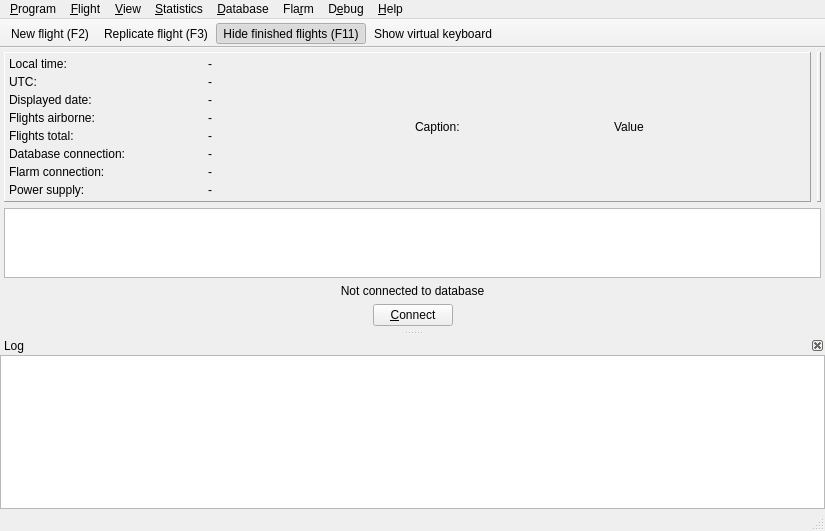
<?xml version="1.0" encoding="UTF-8"?>
<ui version="4.0">
 <class>MainWindowClass</class>
 <widget class="QMainWindow" name="MainWindowClass">
  <property name="geometry">
   <rect>
    <x>0</x>
    <y>0</y>
    <width>825</width>
    <height>531</height>
   </rect>
  </property>
  <property name="windowTitle">
   <string notr="true" extracomment="No translatable, set programmatically">Startkladde</string>
  </property>
  <property name="windowIcon">
   <iconset resource="../../../config/startkladde.qrc">
    <normaloff>:/graphics/icon.png</normaloff>:/graphics/icon.png</iconset>
  </property>
  <widget class="QWidget" name="centralwidget">
   <layout class="QVBoxLayout" stretch="0,1,1">
    <property name="margin">
     <number>4</number>
    </property>
    <item>
     <widget class="QWidget" name="topPane" native="true">
      <property name="minimumSize">
       <size>
        <width>0</width>
        <height>0</height>
       </size>
      </property>
      <layout class="QHBoxLayout" stretch="1,0">
       <property name="margin">
        <number>0</number>
       </property>
       <item>
        <widget class="QFrame" name="infoFrame">
         <property name="frameShape">
          <enum>QFrame::Panel</enum>
         </property>
         <property name="frameShadow">
          <enum>QFrame::Raised</enum>
         </property>
         <property name="lineWidth">
          <number>1</number>
         </property>
         <layout class="QHBoxLayout" name="horizontalLayout">
          <property name="margin">
           <number>0</number>
          </property>
          <item>
           <widget class="QWidget" name="infoPane" native="true">
            <layout class="QGridLayout" name="gridLayout" columnstretch="0,0">
             <property name="verticalSpacing">
              <number>4</number>
             </property>
             <property name="margin">
              <number>4</number>
             </property>
             <item row="0" column="0">
              <widget class="SkLabel" name="localTimeCaptionLabel">
               <property name="text">
                <string>Local time:</string>
               </property>
              </widget>
             </item>
             <item row="0" column="1">
              <widget class="SkLabel" name="localTimeLabel">
               <property name="text">
                <string notr="true" extracomment="No translatable, set programmatically">-</string>
               </property>
              </widget>
             </item>
             <item row="1" column="0">
              <widget class="SkLabel" name="utcTimeCaptionLabel">
               <property name="text">
                <string>UTC:</string>
               </property>
              </widget>
             </item>
             <item row="2" column="0">
              <widget class="SkLabel" name="displayDateCaptionLabel">
               <property name="text">
                <string>Displayed date:</string>
               </property>
              </widget>
             </item>
             <item row="3" column="0">
              <widget class="SkLabel" name="activeFlightsCaptionLabel">
               <property name="text">
                <string>Flights airborne:</string>
               </property>
              </widget>
             </item>
             <item row="4" column="0">
              <widget class="SkLabel" name="totalFlightsCaptionLabel">
               <property name="text">
                <string>Flights total:</string>
               </property>
              </widget>
             </item>
             <item row="6" column="0">
              <widget class="SkLabel" name="databaseStateCaptionLabel">
               <property name="text">
                <string>Database connection:</string>
               </property>
              </widget>
             </item>
             <item row="7" column="0">
              <widget class="SkLabel" name="flarmStateCaptionLabel">
               <property name="text">
                <string>Flarm connection:</string>
               </property>
              </widget>
             </item>
             <item row="8" column="0">
              <widget class="SkLabel" name="powerStateCaptionLabel">
               <property name="text">
                <string>Power supply:</string>
               </property>
              </widget>
             </item>
             <item row="1" column="1">
              <widget class="SkLabel" name="utcTimeLabel">
               <property name="text">
                <string notr="true" extracomment="No translatable, set programmatically">-</string>
               </property>
              </widget>
             </item>
             <item row="9" column="0">
              <spacer name="verticalSpacer">
               <property name="orientation">
                <enum>Qt::Vertical</enum>
               </property>
               <property name="sizeType">
                <enum>QSizePolicy::Expanding</enum>
               </property>
               <property name="sizeHint" stdset="0">
                <size>
                 <width>0</width>
                 <height>0</height>
                </size>
               </property>
              </spacer>
             </item>
             <item row="2" column="1">
              <widget class="SkLabel" name="displayDateLabel">
               <property name="text">
                <string notr="true" extracomment="No translatable, set programmatically">-</string>
               </property>
              </widget>
             </item>
             <item row="3" column="1">
              <widget class="SkLabel" name="activeFlightsLabel">
               <property name="text">
                <string notr="true" extracomment="No translatable, set programmatically">-</string>
               </property>
              </widget>
             </item>
             <item row="4" column="1">
              <widget class="SkLabel" name="totalFlightsLabel">
               <property name="text">
                <string notr="true" extracomment="No translatable, set programmatically">-</string>
               </property>
              </widget>
             </item>
             <item row="6" column="1">
              <widget class="SkLabel" name="databaseStateLabel">
               <property name="text">
                <string notr="true" extracomment="No translatable, set programmatically">-</string>
               </property>
              </widget>
             </item>
             <item row="7" column="1">
              <widget class="SkLabel" name="flarmStateLabel">
               <property name="text">
                <string notr="true" extracomment="No translatable, set programmatically">-</string>
               </property>
              </widget>
             </item>
             <item row="8" column="1">
              <widget class="AcpiWidget" name="powerStateLabel">
               <property name="text">
                <string notr="true" extracomment="No translatable, set programmatically">-</string>
               </property>
              </widget>
             </item>
            </layout>
           </widget>
          </item>
          <item>
           <widget class="QWidget" name="pluginPane" native="true">
            <layout class="QGridLayout" name="gridLayout_2" columnstretch="0,0">
             <property name="verticalSpacing">
              <number>4</number>
             </property>
             <property name="margin">
              <number>4</number>
             </property>
             <item row="0" column="0">
              <widget class="QLabel" name="label">
               <property name="text">
                <string notr="true" extracomment="Placeholder - will be removed">Caption:</string>
               </property>
              </widget>
             </item>
             <item row="0" column="1">
              <widget class="QLabel" name="label_2">
               <property name="text">
                <string notr="true" extracomment="Placeholder - will be removed">Value</string>
               </property>
              </widget>
             </item>
            </layout>
           </widget>
          </item>
         </layout>
        </widget>
       </item>
       <item>
        <widget class="QFrame" name="weatherFrame">
         <property name="minimumSize">
          <size>
           <width>4</width>
           <height>0</height>
          </size>
         </property>
         <property name="frameShape">
          <enum>QFrame::Panel</enum>
         </property>
         <property name="frameShadow">
          <enum>QFrame::Raised</enum>
         </property>
         <layout class="QHBoxLayout" name="horizontalLayout_2">
          <property name="margin">
           <number>0</number>
          </property>
         </layout>
        </widget>
       </item>
      </layout>
     </widget>
    </item>
    <item>
     <widget class="FlightTableView" name="flightTable">
      <property name="contextMenuPolicy">
       <enum>Qt::CustomContextMenu</enum>
      </property>
      <property name="selectionMode">
       <enum>QAbstractItemView::SingleSelection</enum>
      </property>
      <property name="selectionBehavior">
       <enum>QAbstractItemView::SelectRows</enum>
      </property>
      <property name="sortingEnabled">
       <bool>false</bool>
      </property>
      <property name="wordWrap">
       <bool>false</bool>
      </property>
      <property name="cornerButtonEnabled">
       <bool>false</bool>
      </property>
      <attribute name="horizontalHeaderHighlightSections">
       <bool>false</bool>
      </attribute>
     </widget>
    </item>
    <item>
     <widget class="QWidget" name="notConnectedPane" native="true">
      <property name="sizePolicy">
       <sizepolicy hsizetype="Expanding" vsizetype="Expanding">
        <horstretch>0</horstretch>
        <verstretch>0</verstretch>
       </sizepolicy>
      </property>
      <layout class="QVBoxLayout" name="verticalLayout">
       <property name="margin">
        <number>0</number>
       </property>
       <item>
        <spacer name="verticalSpacer_2">
         <property name="orientation">
          <enum>Qt::Vertical</enum>
         </property>
         <property name="sizeHint" stdset="0">
          <size>
           <width>20</width>
           <height>40</height>
          </size>
         </property>
        </spacer>
       </item>
       <item>
        <widget class="QLabel" name="label_3">
         <property name="text">
          <string>Not connected to database</string>
         </property>
         <property name="alignment">
          <set>Qt::AlignCenter</set>
         </property>
        </widget>
       </item>
       <item>
        <widget class="QWidget" name="widget_2" native="true">
         <layout class="QHBoxLayout" name="horizontalLayout_3">
          <property name="spacing">
           <number>0</number>
          </property>
          <property name="margin">
           <number>0</number>
          </property>
          <item>
           <spacer name="horizontalSpacer_4">
            <property name="orientation">
             <enum>Qt::Horizontal</enum>
            </property>
            <property name="sizeHint" stdset="0">
             <size>
              <width>40</width>
              <height>20</height>
             </size>
            </property>
           </spacer>
          </item>
          <item>
           <widget class="QPushButton" name="connectButton">
            <property name="text">
             <string>&amp;Connect</string>
            </property>
           </widget>
          </item>
          <item>
           <spacer name="horizontalSpacer_3">
            <property name="orientation">
             <enum>Qt::Horizontal</enum>
            </property>
            <property name="sizeHint" stdset="0">
             <size>
              <width>40</width>
              <height>20</height>
             </size>
            </property>
           </spacer>
          </item>
         </layout>
        </widget>
       </item>
       <item>
        <spacer name="verticalSpacer_3">
         <property name="orientation">
          <enum>Qt::Vertical</enum>
         </property>
         <property name="sizeHint" stdset="0">
          <size>
           <width>20</width>
           <height>40</height>
          </size>
         </property>
        </spacer>
       </item>
      </layout>
     </widget>
    </item>
   </layout>
  </widget>
  <widget class="QMenuBar" name="menubar">
   <property name="geometry">
    <rect>
     <x>0</x>
     <y>0</y>
     <width>825</width>
     <height>21</height>
    </rect>
   </property>
   <widget class="QMenu" name="menuProgram">
    <property name="title">
     <string>&amp;Program</string>
    </property>
    <addaction name="actionSettings"/>
    <addaction name="actionSetTime"/>
    <addaction name="actionSetGPSTime"/>
    <addaction name="separator"/>
    <addaction name="actionQuit"/>
    <addaction name="actionShutdown"/>
   </widget>
   <widget class="QMenu" name="menuFlight">
    <property name="title">
     <string>&amp;Flight</string>
    </property>
    <addaction name="actionNew"/>
    <addaction name="actionLaunchMethodPreselection"/>
    <addaction name="separator"/>
    <addaction name="actionDepart"/>
    <addaction name="actionLand"/>
    <addaction name="actionTouchngo"/>
    <addaction name="separator"/>
    <addaction name="actionEdit"/>
    <addaction name="actionRepeat"/>
    <addaction name="actionDelete"/>
    <addaction name="separator"/>
    <addaction name="identifyPlaneAction"/>
    <addaction name="updateFlarmIdAction"/>
    <addaction name="separator"/>
    <addaction name="actionDisplayError"/>
   </widget>
   <widget class="QMenu" name="menuView">
    <property name="title">
     <string>&amp;View</string>
    </property>
    <widget class="QMenu" name="menuFlights">
     <property name="title">
      <string>&amp;Flights</string>
     </property>
     <addaction name="actionHideFinished"/>
     <addaction name="actionAlwaysShowExternal"/>
     <addaction name="actionAlwaysShowErroneous"/>
     <addaction name="separator"/>
     <addaction name="actionSort"/>
     <addaction name="actionResizeColumns"/>
    </widget>
    <widget class="QMenu" name="menuDate">
     <property name="title">
      <string>&amp;Date</string>
     </property>
     <addaction name="actionSetDisplayDate"/>
     <addaction name="actionResetDisplayDateOnNewFlight"/>
     <addaction name="actionUseCurrentDateForNewFlights"/>
    </widget>
    <widget class="QMenu" name="menuFont">
     <property name="title">
      <string>F&amp;ont</string>
     </property>
     <addaction name="actionSelectFont"/>
     <addaction name="actionIncrementFontSize"/>
     <addaction name="actionDecrementFontSize"/>
    </widget>
    <addaction name="actionRefreshTable"/>
    <addaction name="menuFlights"/>
    <addaction name="menuDate"/>
    <addaction name="menuFont"/>
    <addaction name="separator"/>
    <addaction name="actionJumpToTow"/>
    <addaction name="actionRestartPlugins"/>
    <addaction name="separator"/>
    <addaction name="actionShowVirtualKeyboard"/>
   </widget>
   <widget class="QMenu" name="menuStatistics">
    <property name="title">
     <string>&amp;Statistics</string>
    </property>
    <addaction name="actionPlaneLogs"/>
    <addaction name="actionPilotLogs"/>
    <addaction name="actionLaunchMethodStatistics"/>
   </widget>
   <widget class="QMenu" name="menuDatabase">
    <property name="title">
     <string>&amp;Database</string>
    </property>
    <addaction name="actionConnect"/>
    <addaction name="actionDisconnect"/>
    <addaction name="separator"/>
    <addaction name="actionEditPlanes"/>
    <addaction name="actionEditPeople"/>
    <addaction name="actionEditLaunchMethods"/>
    <addaction name="actionShowFlights"/>
    <addaction name="separator"/>
    <addaction name="actionRefreshAll"/>
    <addaction name="separator"/>
    <addaction name="actionSync"/>
   </widget>
   <widget class="QMenu" name="menuDebug">
    <property name="title">
     <string>D&amp;ebug</string>
    </property>
    <addaction name="actionSegfault"/>
    <addaction name="actionPingServer"/>
    <addaction name="actionTest"/>
    <addaction name="separator"/>
    <addaction name="changeLanguageAction"/>
    <addaction name="timerBasedLanguageChangeAction"/>
    <addaction name="separator"/>
    <addaction name="injectFlarmDepartureAction"/>
    <addaction name="injectFlarmLandingAction"/>
    <addaction name="injectFlarmTouchAndGoAction"/>
    <addaction name="separator"/>
    <addaction name="lookupPlaneAction"/>
    <addaction name="lookupFlightAction"/>
    <addaction name="separator"/>
    <addaction name="showNotificationAction"/>
    <addaction name="separator"/>
    <addaction name="decodeFlarmNetFileAction"/>
    <addaction name="encodeFlarmNetFileAction"/>
   </widget>
   <widget class="QMenu" name="menuHelp">
    <property name="title">
     <string>&amp;Help</string>
    </property>
    <addaction name="actionInfo"/>
    <addaction name="actionNetworkDiagnostics"/>
   </widget>
   <widget class="QMenu" name="menuFlarm">
    <property name="title">
     <string>Fla&amp;rm</string>
    </property>
    <addaction name="openFlarmAction"/>
    <addaction name="separator"/>
    <addaction name="actionFlarmRadar"/>
    <addaction name="actionFlarmPlaneList"/>
    <addaction name="separator"/>
    <addaction name="actionFlarmNetWindow"/>
    <addaction name="flarmNetImportFileAction"/>
    <addaction name="flarmNetImportWebAction"/>
   </widget>
   <addaction name="menuProgram"/>
   <addaction name="menuFlight"/>
   <addaction name="menuView"/>
   <addaction name="menuStatistics"/>
   <addaction name="menuDatabase"/>
   <addaction name="menuFlarm"/>
   <addaction name="menuDebug"/>
   <addaction name="menuHelp"/>
  </widget>
  <widget class="QDockWidget" name="logDockWidget">
   <property name="enabled">
    <bool>true</bool>
   </property>
   <property name="features">
    <set>QDockWidget::DockWidgetClosable</set>
   </property>
   <property name="windowTitle">
    <string>Log</string>
   </property>
   <attribute name="dockWidgetArea">
    <number>8</number>
   </attribute>
   <widget class="QWidget" name="dockWidgetContents">
    <layout class="QVBoxLayout">
     <property name="margin">
      <number>0</number>
     </property>
     <item>
      <widget class="QTextEdit" name="logWidget">
       <property name="lineWrapMode">
        <enum>QTextEdit::NoWrap</enum>
       </property>
       <property name="readOnly">
        <bool>true</bool>
       </property>
      </widget>
     </item>
    </layout>
   </widget>
  </widget>
  <widget class="QToolBar" name="toolBar">
   <property name="windowTitle">
    <string>Toolbar</string>
   </property>
   <property name="movable">
    <bool>false</bool>
   </property>
   <property name="floatable">
    <bool>false</bool>
   </property>
   <attribute name="toolBarArea">
    <enum>TopToolBarArea</enum>
   </attribute>
   <attribute name="toolBarBreak">
    <bool>false</bool>
   </attribute>
   <addaction name="actionNew"/>
   <addaction name="actionRepeat"/>
   <addaction name="actionHideFinished"/>
   <addaction name="actionShowVirtualKeyboard"/>
  </widget>
  <widget class="QStatusBar" name="statusBar"/>
  <action name="actionSetTime">
   <property name="text">
    <string>Set &amp;time...</string>
   </property>
  </action>
  <action name="actionQuit">
   <property name="text">
    <string>&amp;Exit</string>
   </property>
   <property name="shortcut">
    <string extracomment="Exit">Ctrl+Q</string>
   </property>
  </action>
  <action name="actionShutdown">
   <property name="text">
    <string>Shut&amp;down</string>
   </property>
  </action>
  <action name="actionNew">
   <property name="text">
    <string>&amp;New flight... (F2)</string>
   </property>
   <property name="toolTip">
    <string>New flight (F2)</string>
   </property>
   <property name="shortcut">
    <string extracomment="New flight">Ctrl+N</string>
   </property>
  </action>
  <action name="actionDepart">
   <property name="text">
    <string>&amp;Depart (F5)</string>
   </property>
   <property name="shortcut">
    <string extracomment="Depart">Ctrl+D</string>
   </property>
  </action>
  <action name="actionLand">
   <property name="text">
    <string>&amp;Land/end (F6)</string>
   </property>
   <property name="shortcut">
    <string extracomment="Land">Ctrl+L</string>
   </property>
  </action>
  <action name="actionTouchngo">
   <property name="text">
    <string>Touch-and-&amp;go (F7)</string>
   </property>
   <property name="shortcut">
    <string extracomment="Touch-and-go">Ctrl+T</string>
   </property>
  </action>
  <action name="actionEdit">
   <property name="text">
    <string>&amp;Edit... (F4)</string>
   </property>
   <property name="shortcut">
    <string extracomment="Edit">Ctrl+E</string>
   </property>
  </action>
  <action name="actionRepeat">
   <property name="text">
    <string>&amp;Replicate... (F3)</string>
   </property>
   <property name="iconText">
    <string>Replicate flight (F3)</string>
   </property>
   <property name="toolTip">
    <string>Replicate flight (F3)</string>
   </property>
   <property name="shortcut">
    <string extracomment="Replicate">Ctrl+C</string>
   </property>
  </action>
  <action name="actionDelete">
   <property name="text">
    <string>Dele&amp;te... (F8)</string>
   </property>
   <property name="shortcut">
    <string extracomment="Delete">Del</string>
   </property>
  </action>
  <action name="actionRefreshTable">
   <property name="text">
    <string>&amp;Refresh table</string>
   </property>
  </action>
  <action name="actionJumpToTow">
   <property name="text">
    <string>&amp;Jump to towflight</string>
   </property>
   <property name="shortcut">
    <string extracomment="Jump to towflight">Ctrl+J</string>
   </property>
  </action>
  <action name="actionRestartPlugins">
   <property name="text">
    <string>Restart &amp;plugins</string>
   </property>
  </action>
  <action name="actionHideFinished">
   <property name="checkable">
    <bool>true</bool>
   </property>
   <property name="checked">
    <bool>true</bool>
   </property>
   <property name="text">
    <string>&amp;Hide finished flights (F11)</string>
   </property>
   <property name="shortcut">
    <string extracomment="Hide finished flights">Ctrl+A</string>
   </property>
  </action>
  <action name="actionAlwaysShowExternal">
   <property name="checkable">
    <bool>true</bool>
   </property>
   <property name="checked">
    <bool>true</bool>
   </property>
   <property name="text">
    <string>Always show e&amp;xternal flights</string>
   </property>
  </action>
  <action name="actionAlwaysShowErroneous">
   <property name="checkable">
    <bool>true</bool>
   </property>
   <property name="checked">
    <bool>true</bool>
   </property>
   <property name="text">
    <string>Always show &amp;erroneous flights</string>
   </property>
  </action>
  <action name="actionSort">
   <property name="text">
    <string>Sort by effective &amp;time (F9)</string>
   </property>
  </action>
  <action name="actionSetDisplayDate">
   <property name="text">
    <string>Set &amp;displayed date... (F10)</string>
   </property>
  </action>
  <action name="actionResetDisplayDateOnNewFlight">
   <property name="checkable">
    <bool>true</bool>
   </property>
   <property name="checked">
    <bool>true</bool>
   </property>
   <property name="text">
    <string>&amp;Update displayed date when creating a flight</string>
   </property>
  </action>
  <action name="actionUseCurrentDateForNewFlights">
   <property name="checkable">
    <bool>true</bool>
   </property>
   <property name="checked">
    <bool>true</bool>
   </property>
   <property name="text">
    <string>Always use &amp;current date for new flights</string>
   </property>
  </action>
  <action name="actionPlaneLogs">
   <property name="text">
    <string>&amp;Plane logbooks</string>
   </property>
  </action>
  <action name="actionPilotLogs">
   <property name="text">
    <string>P&amp;ilot logbooks</string>
   </property>
  </action>
  <action name="actionLaunchMethodStatistics">
   <property name="text">
    <string>&amp;Launch method overview</string>
   </property>
  </action>
  <action name="actionEditPlanes">
   <property name="text">
    <string>Edit &amp;planes</string>
   </property>
   <property name="shortcut">
    <string extracomment="Edit planes">Ctrl+P</string>
   </property>
  </action>
  <action name="actionEditPeople">
   <property name="text">
    <string>Edit p&amp;eople</string>
   </property>
   <property name="shortcut">
    <string extracomment="Edit people">Ctrl+O</string>
   </property>
  </action>
  <action name="actionRefreshAll">
   <property name="text">
    <string>&amp;Refresh (F12)</string>
   </property>
   <property name="shortcut">
    <string extracomment="Refresh">Ctrl+R</string>
   </property>
  </action>
  <action name="actionSegfault">
   <property name="text">
    <string>&amp;Crash</string>
   </property>
  </action>
  <action name="actionPingServer">
   <property name="text">
    <string>&amp;Ping Server</string>
   </property>
   <property name="visible">
    <bool>false</bool>
   </property>
  </action>
  <action name="actionInfo">
   <property name="text">
    <string>&amp;About Startkladde</string>
   </property>
  </action>
  <action name="actionNetworkDiagnostics">
   <property name="text">
    <string>&amp;Network diagnostics</string>
   </property>
  </action>
  <action name="actionSelectFont">
   <property name="text">
    <string>&amp;Select font</string>
   </property>
  </action>
  <action name="actionIncrementFontSize">
   <property name="text">
    <string>&amp;Increase size</string>
   </property>
   <property name="iconText">
    <string>+</string>
   </property>
  </action>
  <action name="actionDecrementFontSize">
   <property name="text">
    <string>&amp;Decrease size</string>
   </property>
   <property name="iconText">
    <string>-</string>
   </property>
  </action>
  <action name="actionShowVirtualKeyboard">
   <property name="checkable">
    <bool>true</bool>
   </property>
   <property name="text">
    <string>Show &amp;virtual keyboard</string>
   </property>
  </action>
  <action name="actionTest">
   <property name="text">
    <string>&amp;Test</string>
   </property>
   <property name="visible">
    <bool>false</bool>
   </property>
  </action>
  <action name="actionConnect">
   <property name="text">
    <string>&amp;Connect</string>
   </property>
  </action>
  <action name="actionDisconnect">
   <property name="enabled">
    <bool>false</bool>
   </property>
   <property name="text">
    <string>&amp;Disconnect</string>
   </property>
  </action>
  <action name="actionDisplayError">
   <property name="text">
    <string>&amp;Show errors</string>
   </property>
  </action>
  <action name="actionResizeColumns">
   <property name="text">
    <string>Adjust &amp;column widths</string>
   </property>
  </action>
  <action name="actionEditLaunchMethods">
   <property name="text">
    <string>Edit &amp;launch methods</string>
   </property>
  </action>
  <action name="actionSettings">
   <property name="text">
    <string>&amp;Settings</string>
   </property>
   <property name="shortcut">
    <string extracomment="Settings">Ctrl+S</string>
   </property>
  </action>
  <action name="actionLaunchMethodPreselection">
   <property name="text">
    <string>Preselect launch &amp;method...</string>
   </property>
  </action>
  <action name="actionShowFlights">
   <property name="text">
    <string extracomment="Seems like &amp;f is not displayed correctly, possible because it is replaced with a ligature">Show flight d&amp;atabase</string>
   </property>
  </action>
  <action name="changeLanguageAction">
   <property name="text">
    <string>Change lan&amp;guage</string>
   </property>
   <property name="shortcut">
    <string>Ctrl+B</string>
   </property>
  </action>
  <action name="timerBasedLanguageChangeAction">
   <property name="checkable">
    <bool>true</bool>
   </property>
   <property name="text">
    <string>Timer-&amp;based language change</string>
   </property>
   <property name="shortcut">
    <string>Ctrl+V</string>
   </property>
  </action>
  <action name="actionSetGPSTime">
   <property name="text">
    <string>Set &amp;GPS time...</string>
   </property>
   <property name="toolTip">
    <string>Set GPS time from Flarm data</string>
   </property>
  </action>
  <action name="actionFlarmPlaneList">
   <property name="text">
    <string>Plane &amp;list...</string>
   </property>
  </action>
  <action name="actionFlarmRadar">
   <property name="text">
    <string>Flarm &amp;radar...</string>
   </property>
   <property name="shortcut">
    <string>Ctrl+F</string>
   </property>
  </action>
  <action name="flarmNetImportFileAction">
   <property name="text">
    <string>Import FlarmNet database from &amp;file...</string>
   </property>
  </action>
  <action name="actionFlarmNetWindow">
   <property name="text">
    <string>Flarm&amp;Net overview...</string>
   </property>
  </action>
  <action name="connectFlarmAction">
   <property name="checkable">
    <bool>true</bool>
   </property>
   <property name="text">
    <string>&amp;Connect</string>
   </property>
   <property name="shortcut">
    <string>Ctrl+X</string>
   </property>
  </action>
  <action name="injectFlarmDepartureAction">
   <property name="text">
    <string>Inject Flarm &amp;departure</string>
   </property>
  </action>
  <action name="injectFlarmLandingAction">
   <property name="text">
    <string>Inject Flarm &amp;landing</string>
   </property>
  </action>
  <action name="injectFlarmTouchAndGoAction">
   <property name="text">
    <string>Inject Flarm &amp;touch and go</string>
   </property>
  </action>
  <action name="flarmNetImportWebAction">
   <property name="text">
    <string>Download FlarmNet database from &amp;web...</string>
   </property>
  </action>
  <action name="lookupPlaneAction">
   <property name="text">
    <string>Look up &amp;plane</string>
   </property>
  </action>
  <action name="lookupFlightAction">
   <property name="text">
    <string>Look up &amp;flight</string>
   </property>
  </action>
  <action name="identifyPlaneAction">
   <property name="text">
    <string>&amp;Identify plane</string>
   </property>
   <property name="toolTip">
    <string>&amp;Identify plane</string>
   </property>
  </action>
  <action name="updateFlarmIdAction">
   <property name="text">
    <string>&amp;Update Flarm ID</string>
   </property>
  </action>
  <action name="showNotificationAction">
   <property name="text">
    <string>Sho&amp;w notification for current flight</string>
   </property>
   <property name="toolTip">
    <string>Show notification</string>
   </property>
   <property name="shortcut">
    <string>Ctrl+W</string>
   </property>
  </action>
  <action name="decodeFlarmNetFileAction">
   <property name="text">
    <string>Dec&amp;ode FlarmNet file</string>
   </property>
  </action>
  <action name="encodeFlarmNetFileAction">
   <property name="text">
    <string>E&amp;ncode FlarmNet file</string>
   </property>
  </action>
  <action name="openFlarmAction">
   <property name="checkable">
    <bool>true</bool>
   </property>
   <property name="checked">
    <bool>true</bool>
   </property>
   <property name="text">
    <string>Op&amp;en</string>
   </property>
  </action>
  <action name="actionSync">
   <property name="text">
    <string>Synchronize with remote database</string>
   </property>
  </action>
 </widget>
 <customwidgets>
  <customwidget>
   <class>SkLabel</class>
   <extends>QLabel</extends>
   <header>src/gui/widgets/SkLabel.h</header>
  </customwidget>
  <customwidget>
   <class>AcpiWidget</class>
   <extends>QLabel</extends>
   <header>src/gui/widgets/AcpiWidget.h</header>
  </customwidget>
  <customwidget>
   <class>FlightTableView</class>
   <extends>QTableView</extends>
   <header>src/gui/widgets/FlightTableView.h</header>
  </customwidget>
 </customwidgets>
 <resources>
  <include location="../../../config/startkladde.qrc"/>
 </resources>
 <connections/>
</ui>
